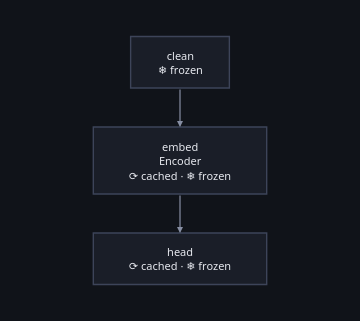

The notebook cell saved with this chart:
### Markdown cell above
## The graph, and the half of it worth keeping

`Encoder` is the one that costs. It is **settled** — `.frozen()` says its state
does not change while the graph runs — and `.cached()` says keep its answer. What
feeds it is frozen too, and that is refused rather than warned about: an answer
is only worth a name if nothing above it can change under it. `Head` is the cheap
end, and the one being fiddled with twenty times an afternoon.

Nothing here is a special kind of node. The `sleep` is what a real encoder costs,
in miniature.

### Code cell
class Clean(Node):
    """Text in, the length of each word out."""

    def forward(self, text, ctx):
        return [len(word) for word in text.split()]


class Encoder(Node):
    """The expensive, settled half. Counts what it was really asked."""

    def __init__(self):
        self.calls = 0

    def forward(self, lengths, ctx):
        self.calls += 1
        time.sleep(0.15)
        return sum(lengths) / len(lengths)


class Head(Node):
    """How spammy that is, on a scale nobody agrees on."""

    def forward(self, mean, ctx):
        return min(1.0, mean / 6)


def spam_filter(head=Head, salt=None):
    """The graph, and the encoder inside it so its calls can be counted."""
    encoder = Encoder()
    g = Graph.somatize(
        Clean().named("clean").frozen()
        >> encoder.named("embed").frozen().cached()
        >> head().named("head").frozen().cached(salt=salt)
    )
    return g, encoder


g, encoder = spam_filter()
g.figure()

### Figure 1 — Plotly figure (JSON) as saved in the notebook; plotly's stock layout.template omitted (floating-point values rounded to 4 significant figures)
{"data": [{"hoverinfo": "text", "hovertext": ["<b>clean</b><br>class: Clean<br>device: cpu<br>frozen", "<b>embed</b><br>class: Encoder<br>device: cpu<br>cached<br>frozen", "<b>head</b><br>class: Head<br>device: cpu<br>cached<br>frozen"], "marker": {"opacity": 0, "size": 1}, "mode": "markers", "showlegend": false, "type": "scatter", "x": [84.3, 84.3, 84.3], "y": [25.0, 120.5, 216.0]}], "layout": {"annotations": [{"align": "center", "font": {"color": "#e7e9ef", "family": "system-ui, -apple-system, Segoe UI, Roboto, sans-serif", "size": 11}, "showarrow": false, "text": "clean<br>❄ frozen", "x": 84.3, "xanchor": "center", "y": 25.0, "yanchor": "middle"}, {"align": "center", "font": {"color": "#e7e9ef", "family": "system-ui, -apple-system, Segoe UI, Roboto, sans-serif", "size": 11}, "showarrow": false, "text": "embed<br>Encoder<br>⟳ cached · ❄ frozen", "x": 84.3, "xanchor": "center", "y": 120.5, "yanchor": "middle"}, {"align": "center", "font": {"color": "#e7e9ef", "family": "system-ui, -apple-system, Segoe UI, Roboto, sans-serif", "size": 11}, "showarrow": false, "text": "head<br>⟳ cached · ❄ frozen", "x": 84.3, "xanchor": "center", "y": 216.0, "yanchor": "middle"}, {"arrowcolor": "#868ea3", "arrowhead": 2, "arrowsize": 1, "arrowwidth": 1.2, "ax": 84.3, "axref": "x", "ay": 50.0, "ayref": "y", "showarrow": true, "text": "", "x": 84.3, "xref": "x", "y": 88.0, "yref": "y"}, {"arrowcolor": "#868ea3", "arrowhead": 2, "arrowsize": 1, "arrowwidth": 1.2, "ax": 84.3, "axref": "x", "ay": 153.0, "ayref": "y", "showarrow": true, "text": "", "x": 84.3, "xref": "x", "y": 191.0, "yref": "y"}], "font": {"color": "#e7e9ef", "family": "system-ui, -apple-system, Segoe UI, Roboto, sans-serif", "size": 12}, "height": 321.0, "hoverlabel": {"align": "left", "bgcolor": "#1a1e28", "bordercolor": "#2c3242", "font": {"color": "#e7e9ef", "family": "system-ui, -apple-system, Segoe UI, Roboto, sans-serif"}}, "legend": {"bgcolor": "rgba(0,0,0,0)", "font": {"color": "#868ea3"}, "orientation": "h", "x": 1, "xanchor": "right", "y": 1.02, "yanchor": "bottom"}, "margin": {"b": 16, "l": 16, "r": 16, "t": 16}, "paper_bgcolor": "#101319", "plot_bgcolor": "#101319", "shapes": [{"fillcolor": "#1a1e28", "layer": "below", "line": {"color": "#3d4459", "width": 1.4}, "type": "rect", "x0": 36.3, "x1": 132.3, "y0": 0.0, "y1": 50.0}, {"fillcolor": "#1a1e28", "layer": "below", "line": {"color": "#3d4459", "width": 1.4}, "type": "rect", "x0": 0.0, "x1": 168.6, "y0": 88.0, "y1": 153.0}, {"fillcolor": "#1a1e28", "layer": "below", "line": {"color": "#3d4459", "width": 1.4}, "type": "rect", "x0": 0.0, "x1": 168.6, "y0": 191.0, "y1": 241.0}], "width": 360, "xaxis": {"range": [-20.0, 188.6], "visible": false}, "yaxis": {"range": [261.0, -20], "scaleanchor": "x", "visible": false}}}
